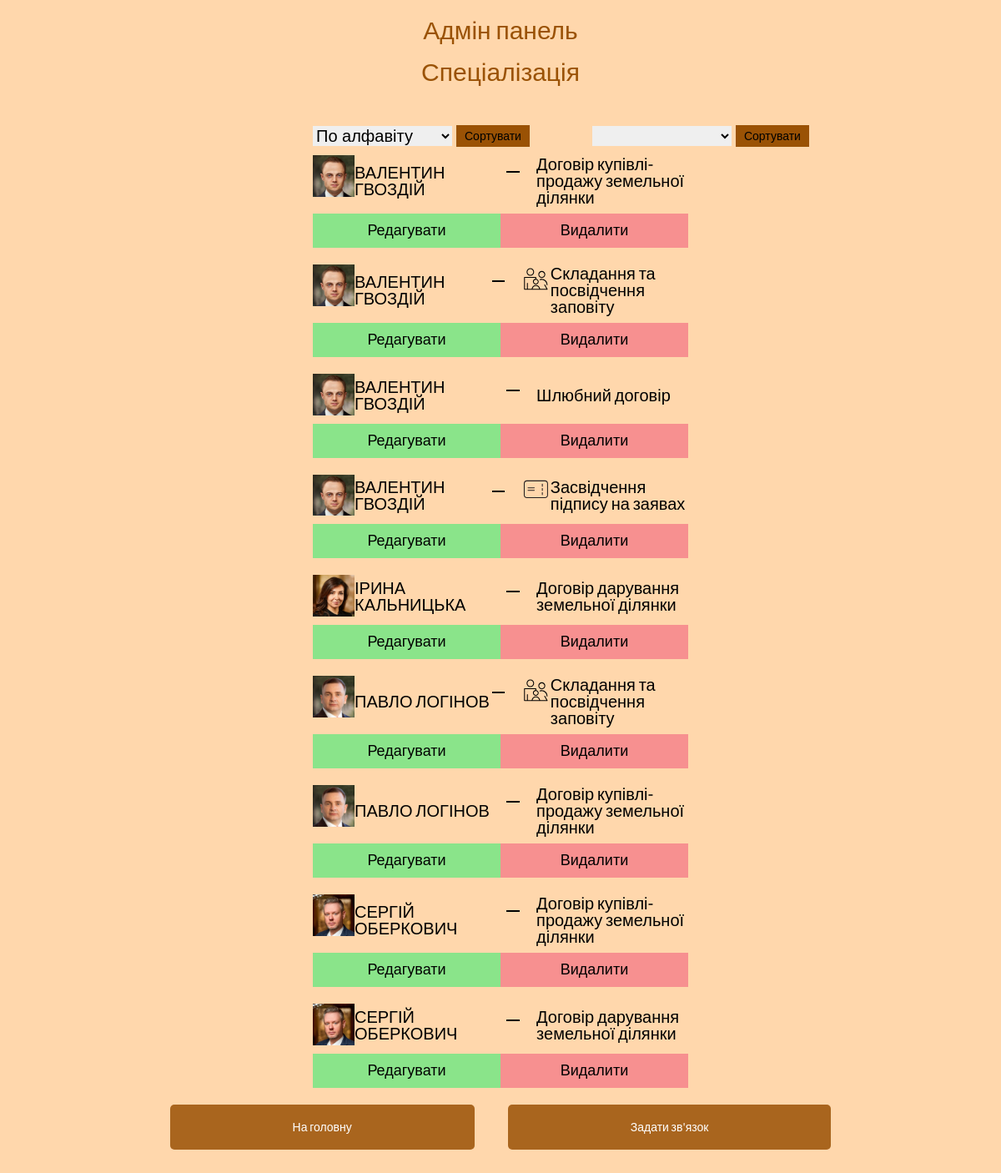
Screenshot of /adminServices/spec.php with the database file from the repository.
### tables this page shows
CREATE TABLE `employee_services` (
  `id_services` int NOT NULL,
  `id_employee` int NOT NULL
);

CREATE TABLE `employee` (
  `id_employee` int NOT NULL,
  `name_employee` varchar(255) NOT NULL,
  `image_employee` varchar(255) NOT NULL,
  `specialization_employee` varchar(255) NOT NULL
);

CREATE TABLE `services` (
  `id_services` int NOT NULL,
  `logo_image` varchar(255) NOT NULL,
  `title` text NOT NULL,
  `subtitle` text NOT NULL,
  `main_image` varchar(255) NOT NULL,
  `text` text NOT NULL,
  `document` text NOT NULL
);

### adminServices/spec.php (the view, shortened to what this page needs)
<!DOCTYPE html>
<html lang="ua">
<head>
	<link rel="stylesheet" href="../css/style.css">
	<link rel="stylesheet" href="../css/adminPanel.css">
	<link rel="stylesheet" href="../css/adaptiv.css">
</head>
<body>
	<div class="wrapper" style="background-color: #ffd7ac;">
		<header class="header">
			<div class="container">
				<div class="header__title">
					<h2>Адмін панель</h2>
				</div>
			</div>
		</header>
		<?php
		require_once '../include/connect.php';
		?>
		<main class="main__question">
			<div class="container">
				<div class="main__title">
					<h2>Спеціалізація</h2>
				</div>
				<?php
				$result = $mysql->query("SELECT `employee`.`name_employee`, `employee`.`image_employee`, `services`.`title`, `services`.`logo_image`,`employee_services`.`id_employee`, `services`.`id_services` FROM `employee_services` , `employee`, `services` WHERE `employee`.`id_employee` = `employee_services`.`id_employee` AND `services`.`id_services` = `employee_services`.`id_services` ORDER BY `employee`.`name_employee` ASC");
				?>
				<div class="main__spec">
					<div class="spec__row">
						<form class="spec__sort" method="GET" action="./spec.php">
							<select name="sort__select-employee" class="sort_select">
								<option value="up">По алфавіту</option>
							</select>
							<button class="sort_button">Сортувати</button>
						</form>
						<form class="spec__sort" method="GET" action="./spec.php">
							<select name="sort__select-services" class="sort_select">
								<option value="none"></option>
								<option value="up">По алфавіту</option>
							</select>
							<button class="sort_button">Сортувати</button>
						</form>
					</div>
					<?php while ($row = $result->fetch_assoc()) { ?>
						<div class="spec__row">
							<div class="spec__image">
								<img src="../img/employee/<?php echo $row['image_employee']; ?>" alt="">
							</div>
							<div class="spec_name"><?php echo $row['name_employee']; ?></div>
							<div class="spec__sybol"></div>
							<div class="spec__logo services__image">
								<img src="../img/<?php echo $row['logo_image']; ?>" alt="">
							</div>
							<div class="spec_title"><?php echo $row['title']; ?></div>
						</div>
						<div class="news__buttons spec__buttons" style="margin-top: 10px;">
							<form action="./specView.php" method="post" class="news__link spec__form" style="display: flex; justify-content: end;">
								<button class="spec__button" value="<?php echo $row['id_employee']; ?>" name="specRed" style=" background-color: rgb(138, 228, 138); ">Редагувати</button>
							</form>
							<form action="./specDelete.php" method="post" class="news__link spec__form">
								<button class="spec__button " value="<?php echo $row['id_employee']; ?>" name="specDelete" style="	background-color: rgb(247, 144, 144);">Видалити</button>
							</form>
						</div>
					<?php
					}
					?>
				</div>
				<div class="questions__btn">
					<a href="../adminPanel.php">
						<div class="questions__btn-back">На головну</div>
					</a>
					<a href="./specAdd.php">
						<div class="questions__btn-back">Задати зв'язок</div>
					</a>
				</div>
			</div>
		</main>
	</div>
</body>
</html>

### css/style.css (style rules this page uses)
* { padding: 0; margin: 0; border: 0; }
*, *::before, *::after { -moz-box-sizing: border-box; -webkit-box-sizing: border-box; box-sizing: border-box; }
nav, footer, header, aside { display: block; }
html, body { height: 100%; width: 100%; font-size: 100%; line-height: 1; font-size: 14px; -ms-text-size-adjust: 100%; -moz-text-size-adjust: 100%; -webkit-text-size-adjust: 100%; }
input, button, textarea { font-size: inherit; }
button { cursor: pointer; }
a, a:visited { text-decoration: none; }
img { vertical-align: top; }
h1, h2, h3, h4, h5, h6 { font-size: inherit; font-weight: 400; }
body { font-family: 'Lato', sans-serif; font-weight: 400; height: 100%; }
.wrapper { min-height: 100%; display: flex; flex-direction: column; }
.header { margin-bottom: 10px; }
.container { max-width: 1240px; width: 100%; margin: 0 auto; }
.services__image img { width: 35px; height: auto; }
.header__title { margin-top: 20px; font-size: 30px; text-align: center; color: #9A5205; }
.news__buttons { display: flex; }
.news__link { color: #000; font-size: 18px; flex: 0 1 50%; cursor: pointer; }
.news__click, .news__download, .spec__button { background: #F6B978; display: flex; align-items: center; justify-content: center; height: 100%; padding: 10px 0px; transition: 0.4s all; }
.spec__row { display: flex; margin-bottom: 10px; margin-left: 50%; transform: translate(-50%, 0); }
.spec__image img { max-width: 50px; }
.spec_title, .spec_name { width: 100%; display: flex; align-items: center; font-size: 20px; }
.spec__sybol, .select__sybol { height: 2px; width: 40px; background-color: #000; margin: 19px 20px 0px 0px; }
.spec__buttons { display: flex; justify-content: center; }
.spec__form { margin-bottom: 20px; }
.spec__button { width: 50%; }
.spec__sort { display: flex; justify-content: center; align-items: center; }
.sort_select { font-size: 20px; margin-right: 5px; }
.sort_button { background: #9A5205; padding: 5px 10px; margin-right: 75px; font-size: 14px; }

### css/adminPanel.css (style rules this page uses)
.main__title { font-size: 30px; text-align: center; color: #9A5205; margin: 10px 0px 50px 0px; }
.questions__btn-back, .services__button { text-align: center; display: inline-block; transition: 0.3s all; cursor: pointer; background-color: #9A5205d9; padding: 20px 147px; color: #fff; border-radius: 5px; margin: 0px 20px; }
.questions__btn { display: flex; justify-content: center; margin-bottom: 30px; }

### css/adaptiv.css (style rules this page uses)
@media (max-width: 1200px) { .container { max-width: 900px; flex-wrap: wrap; } }

### rows the page displays
employee_services: id_employee.image_employee (picture), id_employee.name_employee "ВАЛЕНТИН ГВОЗДІЙ", id_services.title "Договір купівлі-продажу земельної ділянки"
employee_services: id_employee.image_employee (picture), id_employee.name_employee "ВАЛЕНТИН ГВОЗДІЙ", id_services.logo_image (picture), id_services.title "Складання та посвідчення заповіту"
employee_services: id_employee.image_employee (picture), id_employee.name_employee "ВАЛЕНТИН ГВОЗДІЙ", id_services.title "Шлюбний договір"
employee_services: id_employee.image_employee (picture), id_employee.name_employee "ВАЛЕНТИН ГВОЗДІЙ", id_services.logo_image (picture), id_services.title "Засвідчення підпису на заявах"
employee_services: id_employee.image_employee (picture), id_employee.name_employee "ІРИНА КАЛЬНИЦЬКА", id_services.title "Договір дарування земельної ділянки"
employee_services: id_employee.image_employee (picture), id_employee.name_employee "ПАВЛО ЛОГІНОВ", id_services.logo_image (picture), id_services.title "Складання та посвідчення заповіту"
employee_services: id_employee.image_employee (picture), id_employee.name_employee "ПАВЛО ЛОГІНОВ", id_services.title "Договір купівлі-продажу земельної ділянки"
employee_services: id_employee.image_employee (picture), id_employee.name_employee "СЕРГІЙ ОБЕРКОВИЧ", id_services.title "Договір купівлі-продажу земельної ділянки"
employee_services: id_employee.image_employee (picture), id_employee.name_employee "СЕРГІЙ ОБЕРКОВИЧ", id_services.title "Договір дарування земельної ділянки"
